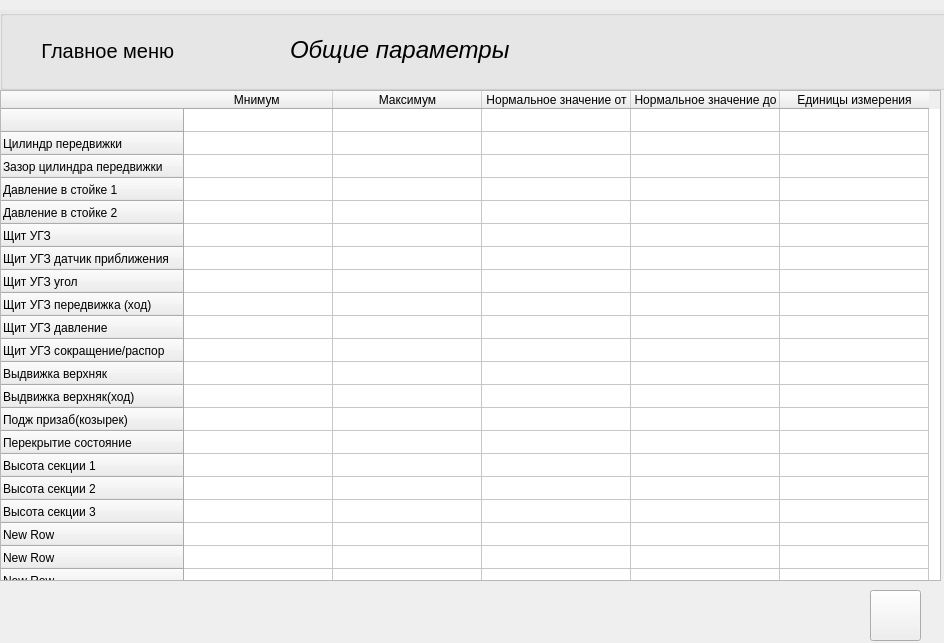
<?xml version="1.0" encoding="UTF-8"?>
<ui version="4.0">
 <class>MainWindow</class>
 <widget class="QMainWindow" name="MainWindow">
  <property name="geometry">
   <rect>
    <x>0</x>
    <y>0</y>
    <width>944</width>
    <height>643</height>
   </rect>
  </property>
  <property name="windowTitle">
   <string>Общие параметры</string>
  </property>
  <property name="windowIcon">
   <iconset>
    <normaloff>../../image/img tools/memory.png</normaloff>../../image/img tools/memory.png</iconset>
  </property>
  <widget class="QWidget" name="centralwidget">
   <widget class="QTableWidget" name="all_param_tableWidget">
    <property name="geometry">
     <rect>
      <x>0</x>
      <y>90</y>
      <width>941</width>
      <height>491</height>
     </rect>
    </property>
    <property name="verticalScrollBarPolicy">
     <enum>Qt::ScrollBarAlwaysOff</enum>
    </property>
    <property name="showGrid">
     <bool>true</bool>
    </property>
    <property name="sortingEnabled">
     <bool>false</bool>
    </property>
    <attribute name="horizontalHeaderDefaultSectionSize">
     <number>149</number>
    </attribute>
    <attribute name="verticalHeaderVisible">
     <bool>true</bool>
    </attribute>
    <attribute name="verticalHeaderDefaultSectionSize">
     <number>23</number>
    </attribute>
    <attribute name="verticalHeaderMinimumSectionSize">
     <number>21</number>
    </attribute>
    <row>
     <property name="text">
      <string/>
     </property>
    </row>
    <row>
     <property name="text">
      <string>Цилиндр передвижки</string>
     </property>
    </row>
    <row>
     <property name="text">
      <string>Зазор цилиндра передвижки</string>
     </property>
    </row>
    <row>
     <property name="text">
      <string>Давление в стойке 1</string>
     </property>
    </row>
    <row>
     <property name="text">
      <string>Давление в стойке 2</string>
     </property>
    </row>
    <row>
     <property name="text">
      <string>Щит УГЗ</string>
     </property>
    </row>
    <row>
     <property name="text">
      <string>Щит УГЗ датчик приближения</string>
     </property>
    </row>
    <row>
     <property name="text">
      <string>Щит УГЗ угол</string>
     </property>
    </row>
    <row>
     <property name="text">
      <string>Щит УГЗ передвижка (ход)</string>
     </property>
    </row>
    <row>
     <property name="text">
      <string>Щит УГЗ давление</string>
     </property>
    </row>
    <row>
     <property name="text">
      <string>Щит УГЗ сокращение/распор</string>
     </property>
    </row>
    <row>
     <property name="text">
      <string>Выдвижка верхняк</string>
     </property>
    </row>
    <row>
     <property name="text">
      <string>Выдвижка верхняк(ход)</string>
     </property>
    </row>
    <row>
     <property name="text">
      <string>Подж призаб(козырек)</string>
     </property>
    </row>
    <row>
     <property name="text">
      <string>Перекрытие состояние</string>
     </property>
    </row>
    <row>
     <property name="text">
      <string>Высота секции 1</string>
     </property>
    </row>
    <row>
     <property name="text">
      <string>Высота секции 2</string>
     </property>
    </row>
    <row>
     <property name="text">
      <string>Высота секции 3</string>
     </property>
    </row>
    <row>
     <property name="text">
      <string>New Row</string>
     </property>
    </row>
    <row>
     <property name="text">
      <string>New Row</string>
     </property>
    </row>
    <row>
     <property name="text">
      <string>New Row</string>
     </property>
    </row>
    <row>
     <property name="text">
      <string>New Row</string>
     </property>
    </row>
    <row>
     <property name="text">
      <string>New Row</string>
     </property>
    </row>
    <column>
     <property name="text">
      <string>Мнимум </string>
     </property>
    </column>
    <column>
     <property name="text">
      <string>Максимум</string>
     </property>
    </column>
    <column>
     <property name="text">
      <string>Нормальное значение от</string>
     </property>
    </column>
    <column>
     <property name="text">
      <string>Нормальное значение до</string>
     </property>
    </column>
    <column>
     <property name="text">
      <string>Единицы измерения</string>
     </property>
    </column>
   </widget>
   <widget class="QPushButton" name="save_pushButton">
    <property name="geometry">
     <rect>
      <x>870</x>
      <y>590</y>
      <width>51</width>
      <height>51</height>
     </rect>
    </property>
    <property name="text">
     <string/>
    </property>
    <property name="icon">
     <iconset>
      <normaloff>../../image/img tools/save.png</normaloff>../../image/img tools/save.png</iconset>
    </property>
    <property name="iconSize">
     <size>
      <width>135</width>
      <height>135</height>
     </size>
    </property>
   </widget>
   <widget class="QGroupBox" name="groupBox">
    <property name="geometry">
     <rect>
      <x>0</x>
      <y>10</y>
      <width>1001</width>
      <height>80</height>
     </rect>
    </property>
    <property name="styleSheet">
     <string notr="true">QGroupBox{
 background-color: #e9e9e9;
}</string>
    </property>
    <property name="title">
     <string/>
    </property>
    <widget class="QPushButton" name="exit_main_pushButton">
     <property name="geometry">
      <rect>
       <x>10</x>
       <y>20</y>
       <width>201</width>
       <height>41</height>
      </rect>
     </property>
     <property name="layoutDirection">
      <enum>Qt::LeftToRight</enum>
     </property>
     <property name="styleSheet">
      <string notr="true">QPushButton{
border-radius: 8px;
font-size: 15pt;}</string>
     </property>
     <property name="text">
      <string>Главное меню </string>
     </property>
     <property name="icon">
      <iconset>
       <normaloff>../../image/img tools/back.png</normaloff>../../image/img tools/back.png</iconset>
     </property>
     <property name="iconSize">
      <size>
       <width>20</width>
       <height>20</height>
      </size>
     </property>
    </widget>
    <widget class="QLabel" name="label">
     <property name="geometry">
      <rect>
       <x>290</x>
       <y>25</y>
       <width>221</width>
       <height>31</height>
      </rect>
     </property>
     <property name="text">
      <string>&lt;html&gt;&lt;head/&gt;&lt;body&gt;&lt;p&gt;&lt;span style=&quot; font-size:18pt; font-style:italic;&quot;&gt;Общие параметры&lt;/span&gt;&lt;/p&gt;&lt;/body&gt;&lt;/html&gt;</string>
     </property>
    </widget>
   </widget>
  </widget>
 </widget>
 <resources/>
 <connections/>
</ui>
